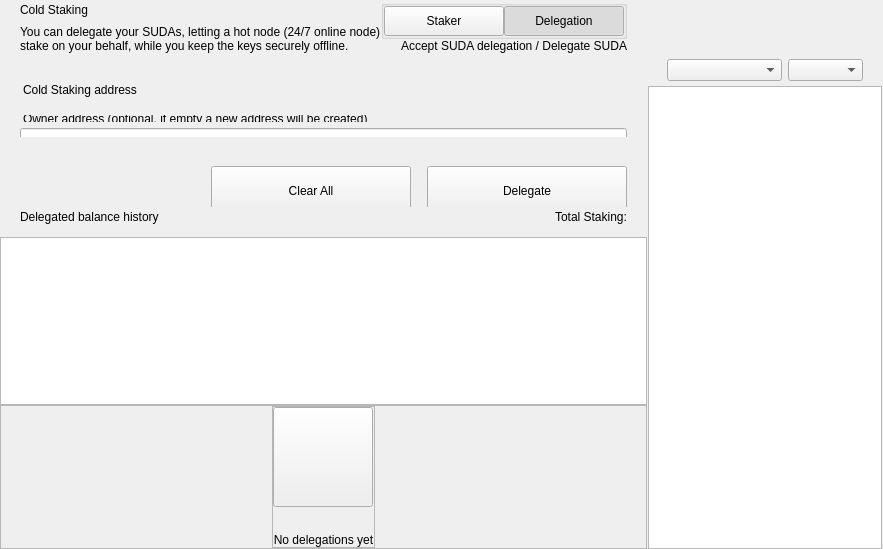
<?xml version="1.0" encoding="UTF-8"?>
<ui version="4.0">
 <class>ColdStakingWidget</class>
 <widget class="QWidget" name="ColdStakingWidget">
  <property name="geometry">
   <rect>
    <x>0</x>
    <y>0</y>
    <width>629</width>
    <height>549</height>
   </rect>
  </property>
  <property name="windowTitle">
   <string>Form</string>
  </property>
  <layout class="QHBoxLayout" name="horizontalLayout_1" stretch="2,1">
   <property name="spacing">
    <number>0</number>
   </property>
   <property name="leftMargin">
    <number>0</number>
   </property>
   <property name="topMargin">
    <number>0</number>
   </property>
   <property name="rightMargin">
    <number>0</number>
   </property>
   <property name="bottomMargin">
    <number>0</number>
   </property>
   <item>
    <widget class="QWidget" name="left" native="true">
     <layout class="QVBoxLayout" name="verticalLayout_3">
      <property name="leftMargin">
       <number>0</number>
      </property>
      <property name="topMargin">
       <number>0</number>
      </property>
      <property name="rightMargin">
       <number>0</number>
      </property>
      <property name="bottomMargin">
       <number>0</number>
      </property>
      <item>
       <layout class="QVBoxLayout" name="verticalLayout_2">
        <property name="spacing">
         <number>0</number>
        </property>
        <item>
         <layout class="QVBoxLayout" name="verticalLayoutTop">
          <property name="spacing">
           <number>0</number>
          </property>
          <property name="leftMargin">
           <number>0</number>
          </property>
          <property name="rightMargin">
           <number>0</number>
          </property>
          <item>
           <widget class="QWidget" name="containerTitle" native="true">
            <property name="sizePolicy">
             <sizepolicy hsizetype="Preferred" vsizetype="Minimum">
              <horstretch>0</horstretch>
              <verstretch>0</verstretch>
             </sizepolicy>
            </property>
            <property name="maximumSize">
             <size>
              <width>16777215</width>
              <height>100</height>
             </size>
            </property>
            <layout class="QHBoxLayout" name="containerTitleLayout">
             <property name="spacing">
              <number>0</number>
             </property>
             <property name="leftMargin">
              <number>20</number>
             </property>
             <property name="topMargin">
              <number>0</number>
             </property>
             <property name="rightMargin">
              <number>20</number>
             </property>
             <property name="bottomMargin">
              <number>0</number>
             </property>
             <item>
              <layout class="QVBoxLayout" name="verticalLayout11">
               <property name="spacing">
                <number>5</number>
               </property>
               <item>
                <widget class="QLabel" name="labelTitle">
                 <property name="text">
                  <string>Cold Staking</string>
                 </property>
                </widget>
               </item>
               <item>
                <widget class="QLabel" name="labelSubtitle1">
                 <property name="maximumSize">
                  <size>
                   <width>16777215</width>
                   <height>16777215</height>
                  </size>
                 </property>
                 <property name="text">
                  <string>You can delegate your SUDAs, letting a hot node (24/7 online node)
stake on your behalf, while you keep the keys securely offline.</string>
                 </property>
                </widget>
               </item>
              </layout>
             </item>
             <item>
              <spacer name="horizontalSpacer">
               <property name="orientation">
                <enum>Qt::Horizontal</enum>
               </property>
               <property name="sizeHint" stdset="0">
                <size>
                 <width>40</width>
                 <height>20</height>
                </size>
               </property>
              </spacer>
             </item>
             <item>
              <widget class="QWidget" name="containerViewPrivacyChecks" native="true">
               <layout class="QVBoxLayout" name="containerPrivacyChecks">
                <property name="spacing">
                 <number>0</number>
                </property>
                <property name="leftMargin">
                 <number>0</number>
                </property>
                <property name="topMargin">
                 <number>0</number>
                </property>
                <property name="rightMargin">
                 <number>0</number>
                </property>
                <property name="bottomMargin">
                 <number>0</number>
                </property>
                <item alignment="Qt::AlignHCenter|Qt::AlignVCenter">
                 <widget class="QGroupBox" name="groupBox">
                  <property name="title">
                   <string/>
                  </property>
                  <layout class="QHBoxLayout" name="horizontalLayout_2_1">
                   <property name="spacing">
                    <number>0</number>
                   </property>
                   <property name="leftMargin">
                    <number>0</number>
                   </property>
                   <property name="topMargin">
                    <number>0</number>
                   </property>
                   <property name="rightMargin">
                    <number>0</number>
                   </property>
                   <property name="bottomMargin">
                    <number>0</number>
                   </property>
                   <item>
                    <widget class="QPushButton" name="pushLeft">
                     <property name="minimumSize">
                      <size>
                       <width>120</width>
                       <height>30</height>
                      </size>
                     </property>
                     <property name="maximumSize">
                      <size>
                       <width>120</width>
                       <height>30</height>
                      </size>
                     </property>
                     <property name="focusPolicy">
                      <enum>Qt::NoFocus</enum>
                     </property>
                     <property name="text">
                      <string>Staker</string>
                     </property>
                     <property name="checkable">
                      <bool>true</bool>
                     </property>
                     <property name="autoExclusive">
                      <bool>true</bool>
                     </property>
                    </widget>
                   </item>
                   <item>
                    <widget class="QPushButton" name="pushRight">
                     <property name="minimumSize">
                      <size>
                       <width>120</width>
                       <height>30</height>
                      </size>
                     </property>
                     <property name="maximumSize">
                      <size>
                       <width>120</width>
                       <height>30</height>
                      </size>
                     </property>
                     <property name="focusPolicy">
                      <enum>Qt::NoFocus</enum>
                     </property>
                     <property name="text">
                      <string>Delegation</string>
                     </property>
                     <property name="checkable">
                      <bool>true</bool>
                     </property>
                     <property name="checked">
                      <bool>true</bool>
                     </property>
                     <property name="autoExclusive">
                      <bool>true</bool>
                     </property>
                    </widget>
                   </item>
                  </layout>
                 </widget>
                </item>
                <item alignment="Qt::AlignTop">
                 <widget class="QLabel" name="labelSubtitle2">
                  <property name="text">
                   <string>Accept SUDA delegation / Delegate SUDA</string>
                  </property>
                  <property name="alignment">
                   <set>Qt::AlignRight|Qt::AlignTrailing|Qt::AlignVCenter</set>
                  </property>
                 </widget>
                </item>
               </layout>
              </widget>
             </item>
            </layout>
           </widget>
          </item>
          <item>
           <spacer name="verticalSpacer_2">
            <property name="orientation">
             <enum>Qt::Vertical</enum>
            </property>
            <property name="sizeType">
             <enum>QSizePolicy::Fixed</enum>
            </property>
            <property name="sizeHint" stdset="0">
             <size>
              <width>20</width>
              <height>30</height>
             </size>
            </property>
           </spacer>
          </item>
          <item>
           <widget class="QWidget" name="containerSend" native="true">
            <property name="minimumSize">
             <size>
              <width>0</width>
              <height>50</height>
             </size>
            </property>
            <layout class="QVBoxLayout" name="containerSendRow">
             <property name="spacing">
              <number>6</number>
             </property>
             <property name="leftMargin">
              <number>0</number>
             </property>
             <property name="topMargin">
              <number>0</number>
             </property>
             <property name="rightMargin">
              <number>0</number>
             </property>
             <property name="bottomMargin">
              <number>0</number>
             </property>
             <item>
              <widget class="QLabel" name="labelEditTitle">
               <property name="maximumSize">
                <size>
                 <width>16777215</width>
                 <height>30</height>
                </size>
               </property>
               <property name="styleSheet">
                <string notr="true">padding-left:20px; padding-bottom:3px;</string>
               </property>
               <property name="text">
                <string>Cold Staking address</string>
               </property>
              </widget>
             </item>
             <item>
              <spacer name="verticalSpacer_6">
               <property name="orientation">
                <enum>Qt::Vertical</enum>
               </property>
               <property name="sizeType">
                <enum>QSizePolicy::Fixed</enum>
               </property>
               <property name="sizeHint" stdset="0">
                <size>
                 <width>20</width>
                 <height>9</height>
                </size>
               </property>
              </spacer>
             </item>
             <item>
              <widget class="QWidget" name="containerOwner" native="true">
               <layout class="QVBoxLayout" name="vContainerOwner">
                <property name="spacing">
                 <number>4</number>
                </property>
                <property name="leftMargin">
                 <number>20</number>
                </property>
                <property name="topMargin">
                 <number>0</number>
                </property>
                <property name="rightMargin">
                 <number>20</number>
                </property>
                <property name="bottomMargin">
                 <number>0</number>
                </property>
                <item>
                 <widget class="QLabel" name="labelSubtitleDescription">
                  <property name="maximumSize">
                   <size>
                    <width>16777215</width>
                    <height>20</height>
                   </size>
                  </property>
                  <property name="styleSheet">
                   <string notr="true">margin-bottom:2px;
                   margin-left:0.05px;
                   padding:0px;</string>
                  </property>
                  <property name="text">
                   <string>Owner address (optional, if empty a new address will be created)</string>
                  </property>
                 </widget>
                </item>
                <item>
                 <widget class="QLineEdit" name="lineEditOwnerAddress">
                  <property name="minimumSize">
                   <size>
                    <width>0</width>
                    <height>50</height>
                   </size>
                  </property>
                  <property name="maximumSize">
                   <size>
                    <width>16777215</width>
                    <height>50</height>
                   </size>
                  </property>
                  <property name="styleSheet">
                   <string notr="true"/>
                  </property>
                  <property name="placeholderText">
                   <string>Enter owner address</string>
                  </property>
                 </widget>
                </item>
               </layout>
              </widget>
             </item>
            </layout>
           </widget>
          </item>
         </layout>
        </item>
        <item>
         <spacer name="verticalSpacer_3">
          <property name="orientation">
           <enum>Qt::Vertical</enum>
          </property>
          <property name="sizeType">
           <enum>QSizePolicy::Minimum</enum>
          </property>
          <property name="sizeHint" stdset="0">
           <size>
            <width>20</width>
            <height>20</height>
           </size>
          </property>
         </spacer>
        </item>
        <item>
         <widget class="QWidget" name="containerBtn" native="true">
          <property name="minimumSize">
           <size>
            <width>0</width>
            <height>50</height>
           </size>
          </property>
          <layout class="QHBoxLayout" name="horizontalLayout">
           <property name="rightMargin">
            <number>20</number>
           </property>
           <item>
            <spacer name="horizontalSpacer_2">
             <property name="orientation">
              <enum>Qt::Horizontal</enum>
             </property>
             <property name="sizeHint" stdset="0">
              <size>
               <width>200</width>
               <height>20</height>
              </size>
             </property>
            </spacer>
           </item>
           <item>
            <layout class="QHBoxLayout" name="horizontalLayout_7">
             <item>
              <spacer name="horizontalSpacer_3">
               <property name="orientation">
                <enum>Qt::Horizontal</enum>
               </property>
               <property name="sizeType">
                <enum>QSizePolicy::Expanding</enum>
               </property>
               <property name="sizeHint" stdset="0">
                <size>
                 <width>40</width>
                 <height>20</height>
                </size>
               </property>
              </spacer>
             </item>
             <item>
              <widget class="QPushButton" name="pushButtonClear">
               <property name="minimumSize">
                <size>
                 <width>200</width>
                 <height>50</height>
                </size>
               </property>
               <property name="focusPolicy">
                <enum>Qt::NoFocus</enum>
               </property>
               <property name="text">
                <string>Clear All</string>
               </property>
              </widget>
             </item>
             <item>
              <spacer name="horizontalSpacer_4">
               <property name="orientation">
                <enum>Qt::Horizontal</enum>
               </property>
               <property name="sizeType">
                <enum>QSizePolicy::Fixed</enum>
               </property>
               <property name="sizeHint" stdset="0">
                <size>
                 <width>10</width>
                 <height>20</height>
                </size>
               </property>
              </spacer>
             </item>
             <item>
              <widget class="QPushButton" name="pushButtonSend">
               <property name="minimumSize">
                <size>
                 <width>200</width>
                 <height>50</height>
                </size>
               </property>
               <property name="maximumSize">
                <size>
                 <width>200</width>
                 <height>50</height>
                </size>
               </property>
               <property name="focusPolicy">
                <enum>Qt::NoFocus</enum>
               </property>
               <property name="text">
                <string>Delegate</string>
               </property>
              </widget>
             </item>
            </layout>
           </item>
          </layout>
         </widget>
        </item>
        <item>
         <widget class="QWidget" name="containerHistoryLabel" native="true">
          <layout class="QHBoxLayout" name="horizontalLayout_4">
           <property name="spacing">
            <number>0</number>
           </property>
           <property name="leftMargin">
            <number>20</number>
           </property>
           <property name="topMargin">
            <number>0</number>
           </property>
           <property name="rightMargin">
            <number>20</number>
           </property>
           <property name="bottomMargin">
            <number>0</number>
           </property>
           <item>
            <widget class="QWidget" name="verticalWidget" native="true">
             <property name="minimumSize">
              <size>
               <width>100</width>
               <height>0</height>
              </size>
             </property>
             <layout class="QVBoxLayout" name="verticalLayout_58">
              <property name="leftMargin">
               <number>0</number>
              </property>
              <property name="topMargin">
               <number>0</number>
              </property>
              <property name="rightMargin">
               <number>0</number>
              </property>
              <property name="bottomMargin">
               <number>0</number>
              </property>
              <item>
               <widget class="QLabel" name="labelListHistory">
                <property name="text">
                 <string>Delegated balance history</string>
                </property>
               </widget>
              </item>
             </layout>
            </widget>
           </item>
           <item>
            <spacer name="horizontalSpacer_5">
             <property name="orientation">
              <enum>Qt::Horizontal</enum>
             </property>
             <property name="sizeHint" stdset="0">
              <size>
               <width>40</width>
               <height>20</height>
              </size>
             </property>
            </spacer>
           </item>
           <item>
            <widget class="QLabel" name="labelStakingTotal">
             <property name="text">
              <string>Total Staking:</string>
             </property>
            </widget>
           </item>
          </layout>
         </widget>
        </item>
        <item>
         <layout class="QVBoxLayout" name="verticalLayout_64">
          <property name="spacing">
           <number>0</number>
          </property>
          <item>
           <spacer name="verticalSpacer_44">
            <property name="orientation">
             <enum>Qt::Vertical</enum>
            </property>
            <property name="sizeType">
             <enum>QSizePolicy::Fixed</enum>
            </property>
            <property name="sizeHint" stdset="0">
             <size>
              <width>20</width>
              <height>10</height>
             </size>
            </property>
           </spacer>
          </item>
          <item>
           <widget class="QListView" name="listView">
            <property name="enabled">
             <bool>true</bool>
            </property>
            <property name="mouseTracking">
             <bool>true</bool>
            </property>
           </widget>
          </item>
          <item>
           <widget class="QFrame" name="emptyContainer">
            <property name="minimumSize">
             <size>
              <width>0</width>
              <height>100</height>
             </size>
            </property>
            <property name="frameShape">
             <enum>QFrame::StyledPanel</enum>
            </property>
            <property name="frameShadow">
             <enum>QFrame::Raised</enum>
            </property>
            <layout class="QVBoxLayout" name="verticalLayout_71" stretch="1,8">
             <property name="spacing">
              <number>0</number>
             </property>
             <property name="leftMargin">
              <number>0</number>
             </property>
             <property name="topMargin">
              <number>0</number>
             </property>
             <property name="rightMargin">
              <number>0</number>
             </property>
             <property name="bottomMargin">
              <number>0</number>
             </property>
             <item>
              <spacer name="verticalSpacer">
               <property name="orientation">
                <enum>Qt::Vertical</enum>
               </property>
               <property name="sizeHint" stdset="0">
                <size>
                 <width>20</width>
                 <height>20</height>
                </size>
               </property>
              </spacer>
             </item>
             <item alignment="Qt::AlignHCenter|Qt::AlignVCenter">
              <widget class="QFrame" name="emptyScreen">
               <property name="sizePolicy">
                <sizepolicy hsizetype="Expanding" vsizetype="Expanding">
                 <horstretch>0</horstretch>
                 <verstretch>0</verstretch>
                </sizepolicy>
               </property>
               <property name="frameShape">
                <enum>QFrame::StyledPanel</enum>
               </property>
               <property name="frameShadow">
                <enum>QFrame::Raised</enum>
               </property>
               <layout class="QVBoxLayout" name="verticalLayout">
                <property name="spacing">
                 <number>30</number>
                </property>
                <property name="leftMargin">
                 <number>0</number>
                </property>
                <property name="topMargin">
                 <number>0</number>
                </property>
                <property name="rightMargin">
                 <number>0</number>
                </property>
                <property name="bottomMargin">
                 <number>0</number>
                </property>
                <item alignment="Qt::AlignHCenter|Qt::AlignVCenter">
                 <widget class="QPushButton" name="pushImgEmpty">
                  <property name="minimumSize">
                   <size>
                    <width>100</width>
                    <height>100</height>
                   </size>
                  </property>
                  <property name="maximumSize">
                   <size>
                    <width>100</width>
                    <height>100</height>
                   </size>
                  </property>
                  <property name="focusPolicy">
                   <enum>Qt::NoFocus</enum>
                  </property>
                  <property name="text">
                   <string/>
                  </property>
                  <property name="iconSize">
                   <size>
                    <width>100</width>
                    <height>100</height>
                   </size>
                  </property>
                 </widget>
                </item>
                <item alignment="Qt::AlignHCenter|Qt::AlignVCenter">
                 <widget class="QLabel" name="labelEmpty">
                  <property name="styleSheet">
                   <string notr="true"/>
                  </property>
                  <property name="text">
                   <string>No delegations yet</string>
                  </property>
                  <property name="alignment">
                   <set>Qt::AlignCenter</set>
                  </property>
                 </widget>
                </item>
               </layout>
              </widget>
             </item>
            </layout>
           </widget>
          </item>
         </layout>
        </item>
       </layout>
      </item>
     </layout>
    </widget>
   </item>
   <item>
    <widget class="QWidget" name="right" native="true">
     <layout class="QVBoxLayout" name="rightContainer">
      <property name="spacing">
       <number>0</number>
      </property>
      <property name="leftMargin">
       <number>1</number>
      </property>
      <property name="topMargin">
       <number>0</number>
      </property>
      <property name="rightMargin">
       <number>1</number>
      </property>
      <property name="bottomMargin">
       <number>0</number>
      </property>
      <item>
       <widget class="QWidget" name="containerRightButtons" native="true">
        <property name="minimumSize">
         <size>
          <width>0</width>
          <height>50</height>
         </size>
        </property>
        <layout class="QVBoxLayout" name="verticalLayout_4">
         <property name="leftMargin">
          <number>19</number>
         </property>
         <property name="topMargin">
          <number>0</number>
         </property>
         <property name="rightMargin">
          <number>19</number>
         </property>
         <property name="bottomMargin">
          <number>0</number>
         </property>
         <item>
          <widget class="OptionButton" name="btnCoinControl" native="true">
           <property name="minimumSize">
            <size>
             <width>0</width>
             <height>0</height>
            </size>
           </property>
          </widget>
         </item>
         <item>
          <widget class="OptionButton" name="btnColdStaking" native="true"/>
         </item>
         <item>
          <widget class="OptionButton" name="btnMyStakingAddresses" native="true">
           <property name="sizePolicy">
            <sizepolicy hsizetype="Preferred" vsizetype="Minimum">
             <horstretch>0</horstretch>
             <verstretch>0</verstretch>
            </sizepolicy>
           </property>
          </widget>
         </item>
        </layout>
       </widget>
      </item>
      <item>
       <widget class="QWidget" name="sortWidget" native="true">
        <layout class="QHBoxLayout" name="horizontalLayout_6">
         <property name="leftMargin">
          <number>19</number>
         </property>
         <property name="rightMargin">
          <number>19</number>
         </property>
         <property name="bottomMargin">
          <number>5</number>
         </property>
         <item>
          <spacer name="horizontalSpacer_6">
           <property name="orientation">
            <enum>Qt::Horizontal</enum>
           </property>
           <property name="sizeHint" stdset="0">
            <size>
             <width>40</width>
             <height>20</height>
            </size>
           </property>
          </spacer>
         </item>
         <item>
          <widget class="QComboBox" name="comboBoxSort">
           <property name="sizePolicy">
            <sizepolicy hsizetype="Preferred" vsizetype="Fixed">
             <horstretch>0</horstretch>
             <verstretch>0</verstretch>
            </sizepolicy>
           </property>
           <property name="minimumSize">
            <size>
             <width>115</width>
             <height>0</height>
            </size>
           </property>
          </widget>
         </item>
         <item>
          <widget class="QComboBox" name="comboBoxSortOrder">
           <property name="sizePolicy">
            <sizepolicy hsizetype="Preferred" vsizetype="Fixed">
             <horstretch>0</horstretch>
             <verstretch>0</verstretch>
            </sizepolicy>
           </property>
           <property name="minimumSize">
            <size>
             <width>75</width>
             <height>0</height>
            </size>
           </property>
          </widget>
         </item>
        </layout>
       </widget>
      </item>
      <item>
       <widget class="QListView" name="listViewStakingAddress">
        <property name="enabled">
         <bool>true</bool>
        </property>
        <property name="mouseTracking">
         <bool>true</bool>
        </property>
       </widget>
      </item>
     </layout>
    </widget>
   </item>
  </layout>
 </widget>
 <customwidgets>
  <customwidget>
   <class>OptionButton</class>
   <extends>QWidget</extends>
   <header>qt/suda/optionbutton.h</header>
   <container>1</container>
  </customwidget>
 </customwidgets>
 <resources/>
 <connections/>
</ui>
